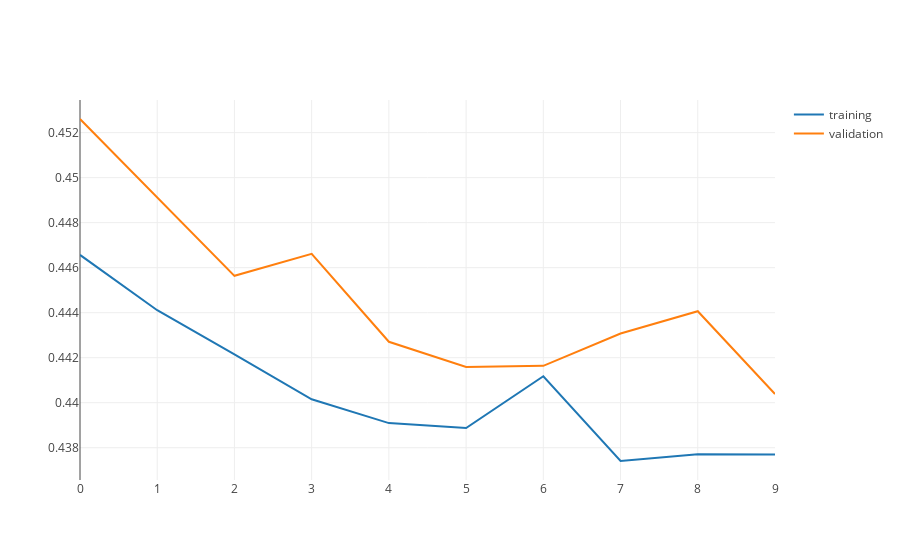

The cell this chart's notebook holds for it:
### Code cell
linear_regressor = train_linear_regressor_model(
    learning_rate = 0.000001,
    steps = 200,
    batch_size = 20,
    training_examples = training_examples,
    training_targets = training_targets,
    validation_examples = validation_examples,
    validation_targets = validation_targets
)

### Figure 1 — Plotly figure (JSON) as saved in the notebook; plotly's stock layout.template omitted (floating-point values rounded to 4 significant figures)
{"data": [{"mode": "lines", "name": "training", "type": "scatter", "x": [0, 1, 2, 3, 4, 5, 6, 7, 8, 9], "y": [0.4466, 0.4441, 0.4421, 0.4401, 0.4391, 0.4389, 0.4412, 0.4374, 0.4377, 0.4377]}, {"mode": "lines", "name": "validation", "type": "scatter", "x": [0, 1, 2, 3, 4, 5, 6, 7, 8, 9], "y": [0.4526, 0.4491, 0.4456, 0.4466, 0.4427, 0.4416, 0.4416, 0.4431, 0.4441, 0.4404]}], "layout": {}}
